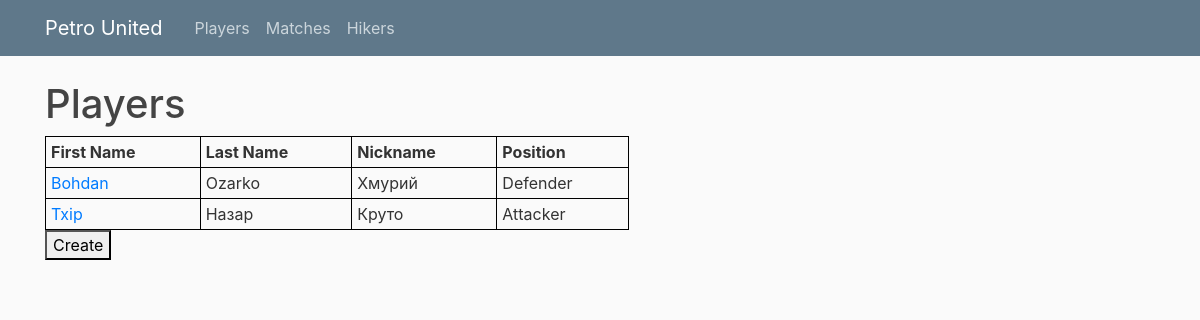
Before: /players with the older database file.
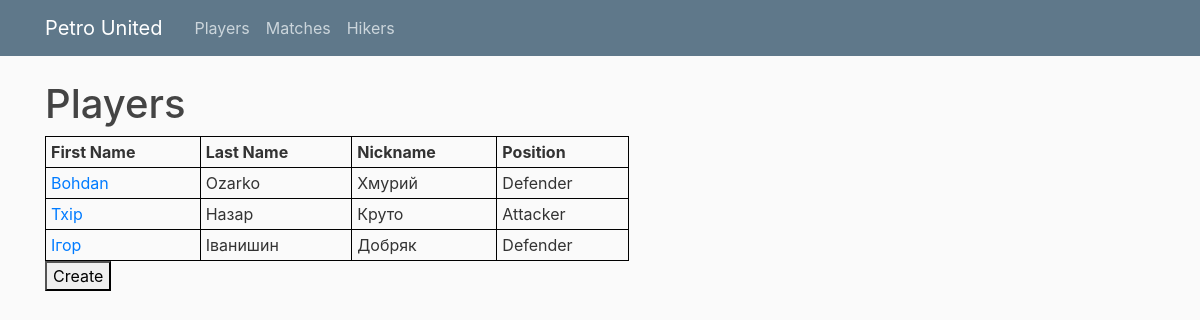
After: the same page with the newer database file.
### main/models.py (models this page shows, shortened)
class Player(Base):
    __tablename__ = 'player'
    player_id = Column(Integer, unique=True, nullable=False, primary_key=True)
    first_name = Column(String, nullable=False)
    last_name = Column(String, nullable=False)
    nickname = Column(String, nullable=False)
    position = Column(String, nullable=False)
    picture = Column(String, nullable=False)

### main/routes.py (the view)
@app.route("/players", methods = ["POST", "GET"])
def players_page():
    session = Session()
    players = session.query(Player).all()
    return render_template("players.html", players = players, title = "Players")

### main/templates/players.html (shortened to what this page needs)
{% extends "layout.html" %}
{% block content %}
    <h1>Players</h1>
    <table id="myTable">
    <thead>
        <tr>
        <th>First Name</th>
        <th>Last Name</th>
        <th>Nickname</th>
        <th>Position</th>
        </tr>
    </thead>
    <tbody>
    {% for player in players %}
        <tr>
        <td><a class="mr-2" href="{{ url_for('player_page', player_id = player.player_id ) }}">{{ player.first_name }}</a></td>
        <td>{{ player.last_name }}</td>
        <td>{{ player.nickname }}</td>
        <td>{{ player.position }}</td>
        </tr>
    {% endfor %}
    </tbody>
    </table>
    <div class="form-group">
        <a href="{{ url_for("create_player") }}">
            <button>Create</button>
        </a>
    </div>
{% endblock content %}

### main/templates/layout.html (shortened to what this page needs)
<!DOCTYPE html>
<html>
<head>
    <link rel="stylesheet" href="https://maxcdn.bootstrapcdn.com/bootstrap/4.0.0/css/bootstrap.min.css">
    <link rel="stylesheet" type="text/css" href="{{ url_for('static', filename='main.css') }}">
</head>
<body>
    <header class="site-header">
      <nav class="navbar navbar-expand-md navbar-dark bg-steel fixed-top">
        <div class="container">
          <a class="navbar-brand mr-4" href="/">Petro United</a>
          <div class="collapse navbar-collapse" id="navbarToggle">
            <div class="navbar-nav mr-auto">
              <a class="nav-item nav-link" href="/players">Players</a>
              <a class="nav-item nav-link" href="/matches">Matches</a>
              <a class="nav-item nav-link" href="/hikers">Hikers</a>
            </div>
          </div>
        </div>
      </nav>
    </header>
    <main role="main" class="container">
      <div class="row">
        <div class="col-md-8">
          {% block content %}{% endblock %}
        </div>
    </main>
</body>
</html>

### main/static/main.css (style rules this page uses)
body { background: #fafafa; color: #333333; margin-top: 5rem; }
h1, h2, h3, h4, h5, h6 { color: #444444; }
.bg-steel { background-color: #5f788a; }
.site-header .navbar-nav .nav-link { color: #cbd5db; }

### main/templates/players.html (style rules this page uses)
table { border: 1px solid black; width: 80%; border-collapse: collapse; }
th, td { border: 1px solid black; padding: 5px; white-space: nowrap; }

Changed rows visible on the page:
added Player: first_name "Ігор", last_name "Іванишин", nickname "Добряк", position "Defender"
